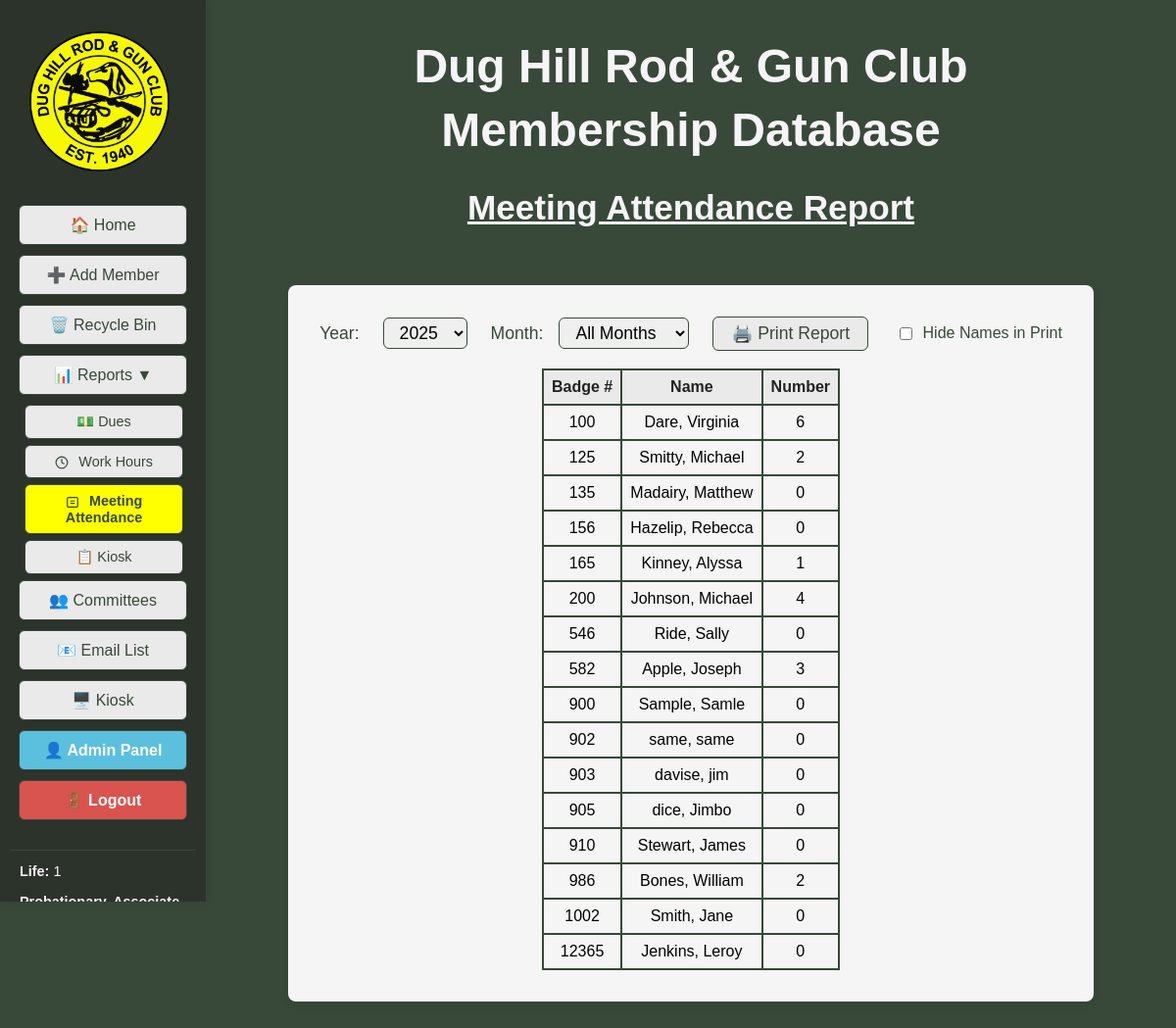
/meeting_attendance_report (signed in), run on an earlier commit of the app's database.
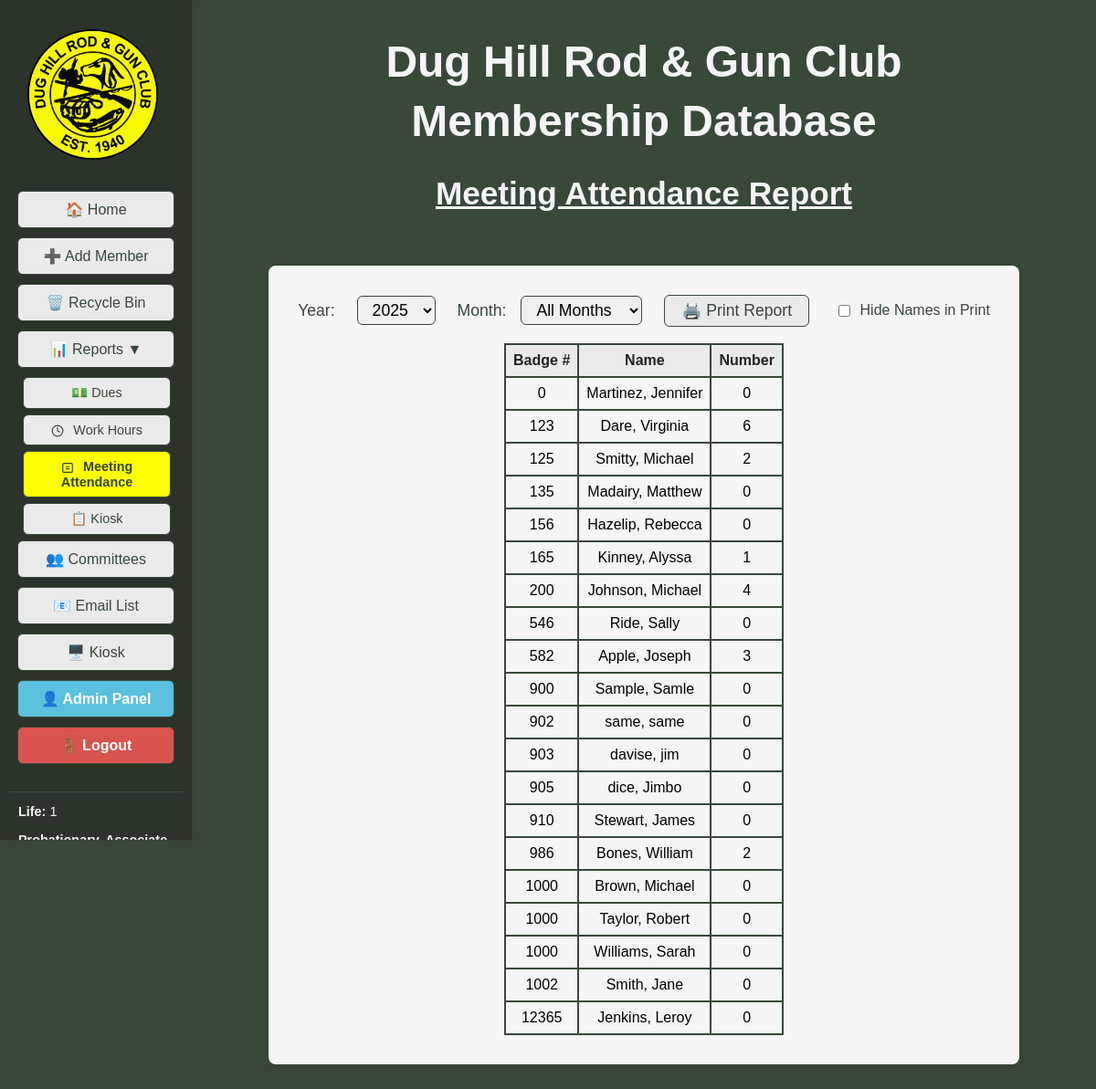
And on a later commit of the database.
### tables this page shows
CREATE TABLE members (
                id INTEGER PRIMARY KEY AUTOINCREMENT,
                badge_number TEXT,
                membership_type TEXT,
                first_name TEXT,
                last_name TEXT,
                dob TEXT,
                email TEXT,
                phone TEXT,
                address TEXT,
                city TEXT,
                state TEXT,
                zip TEXT,
                join_date TEXT,
                email2 TEXT,
                sponsor TEXT,
                card_internal TEXT,
                card_external TEXT,
                deleted INTEGER DEFAULT 0
            , phone2 TEXT, waiver INTEGER DEFAULT 0, middle_name TEXT DEFAULT '', nickname TEXT DEFAULT '', suffix TEXT DEFAULT '', deleted_on TEXT, member_notes TEXT);

### DH_DB_Webapp/app.py (the view)
@app.route('/meeting_attendance_report', endpoint='meeting_attendance_report')
@login_required
def meeting_attendance_report():
	year = request.args.get('year')
	month = request.args.get('month') or 'all'
	years = database.get_meeting_years()
	months = [
		{'value': 'all', 'name': 'All Months'},
		{'value': '01', 'name': 'January'},
		{'value': '02', 'name': 'February'},
		{'value': '03', 'name': 'March'},
		{'value': '04', 'name': 'April'},
		{'value': '05', 'name': 'May'},
		{'value': '06', 'name': 'June'},
		{'value': '07', 'name': 'July'},
		{'value': '08', 'name': 'August'},
		{'value': '09', 'name': 'September'},
		{'value': '10', 'name': 'October'},
		{'value': '11', 'name': 'November'},
		{'value': '12', 'name': 'December'}
	]
	attendance = database.get_meeting_attendance_report(year=year, month=month)
	now = datetime.datetime.now()
	member_stats = get_member_stats()
	return render_template('meeting_attendance_report.html', attendance=attendance, years=years, selected_year=year, months=months, selected_month=month, now=now, active_page='meeting_attendance_report', member_stats=member_stats)

### DH_DB_Webapp/app.py (called while the page is built)
@login_manager.user_loader
def load_user(user_id):
    user_data = database.get_user_by_id(int(user_id))
    if user_data:
        try:
            role = user_data['role']
        except (KeyError, IndexError):
            role = 'User'
        try:
            must_change_password = bool(user_data['must_change_password'])
        except (KeyError, IndexError):
            must_change_password = False
        return User(
            id=user_data['id'],
            username=user_data['username'],
            email=user_data['email'],
            role=role,
            is_active=bool(user_data['is_active']),
            must_change_password=must_change_password
        )
    return None

def get_member_stats():
	all_members = database.get_all_members()
	life_count = len([m for m in all_members if m['membership_type'] == 'Life'])
	voting_count = len([m for m in all_members if m['membership_type'] in ['Probationary', 'Associate', 'Active']])
	total_count = len(all_members)
	return {
		'life_members': life_count,
		'voting_members': voting_count,
		'total_members': total_count
	}

    @property
    def is_active(self):
        return self._is_active

### DH_DB_Webapp/templates/meeting_attendance_report.html (shortened to what the changed rows need)
<!DOCTYPE html>
<html>
<head>
</head>
<body style="background-color:#384839; font-family:Arial, Helvetica, sans-serif;">
    <div style="display:flex; flex-direction:row;">
        <div class="main-content" style="display:flex; flex-direction:column; align-items:center; justify-content:center; min-width:0; width:100%;">
            <div class="page-header" style="width:100%; display:flex; flex-direction:column; align-items:center; margin-bottom:20px;">
                <div style="text-align:center; width:100%; max-width:800px; margin:0 auto;">
                    <h1 style="margin-bottom:0.2em; color:#f5f5f5; font-size:3em; text-align:center;">Dug Hill Rod & Gun Club</h1>
                    <h1 style="margin-top:0.2em; color:#f5f5f5; font-size:3em; text-align:center;">Membership Database</h1>
                    <h2 style="font-size:2.2em; margin-bottom:0.2em; margin-top:0; text-align:center; color:#f5f5f5; font-family:Arial, Helvetica, sans-serif; font-weight:bold; text-decoration:underline;">Meeting Attendance Report</h2>
                </div>
            </div>
            <div class="print-table-container" style="background-color:#f5f5f5; border-radius:8px; padding:32px; min-width:400px; min-height:200px; box-shadow:0 2px 8px rgba(0,0,0,0.08); margin-bottom:40px; margin-top:0; max-width:800px; margin-left:auto; margin-right:auto; display:flex; flex-direction:column; align-items:center;">
            <div class="print-table-center">
                <table id="attendanceTable" style="margin:0; border-collapse:collapse;">
            <thead>
                <tr>
                    <th id="th0" onclick="sortTable(0)">Badge # </th>
                    <th id="th1" onclick="sortTable(1)" class="name-col">Name </th>
                    {% if selected_month == 'all' %}
                        <th id="th2" onclick="sortTable(2)">Number </th>
                    {% else %}
                        <th id="th2" onclick="sortTable(2)">Meeting Date <span></span></th>
                        <th id="th3" onclick="sortTable(3)">Status <span></span></th>
                    {% endif %}
                </tr>
            </thead>
            <tbody>
                {% if selected_month == 'all' %}
                    {% for att in attendance %}
                    <tr>
                        <td>{{ att.badge_number }}</td>
                            <td class="name-col">{{ att.last_name }}, {{ att.first_name }}</td>
                        <td>{{ att.total_meetings }}</td>
                    </tr>
                    {% endfor %}
                {% endif %}
            </tbody>
                </table>
            </div>
    </div>
</body>
</html>

What changed in the data, as far as the page shows it:
added members: badge_number "0", last_name "Martinez", first_name "Jennifer", total_meetings "0"
changed members "Dare": badge_number "100" → "123"
added members: badge_number "1000", last_name "Brown", first_name "Michael", total_meetings "0"
added members: badge_number "1000", last_name "Taylor", first_name "Robert", total_meetings "0"
added members: badge_number "1000", last_name "Williams", first_name "Sarah", total_meetings "0"
